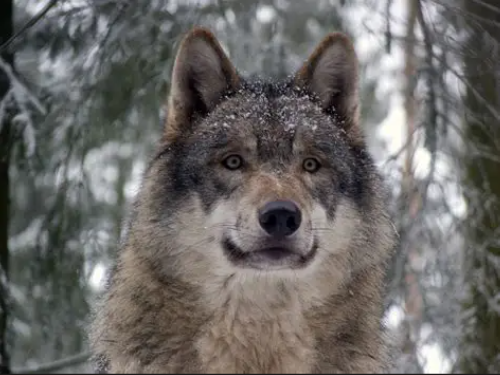
#> input picture img4.png, 500 x 375 px
$ jupyter execute Exp3.ipynb
#> lines starting #> are read from the running program, lines starting #| are printed output that depends on the picture
[cell 1]
#Import the required libraries: OpenCV, NumPy, and Matplotlib.

[cell 2]
import cv2
import numpy as np
import matplotlib.pyplot as plt

[cell 3]
gray = cv2.imread('img4.png', cv2.IMREAD_GRAYSCALE)
#> gray: shape (375, 500); min 0, max 255, mean 105.4

[cell 4]
### Step 3:
#Display the grayscale image and plot its histogram.

[cell 5]
plt.figure(figsize=(10, 4))

plt.subplot(1, 2, 1)
plt.imshow(gray, cmap='gray')
plt.title('Grayscale Image')
plt.axis('off')

plt.subplot(1, 2, 2)
plt.hist(gray.ravel(), 256, [0, 256])
plt.title('Grayscale Histogram')

plt.show()
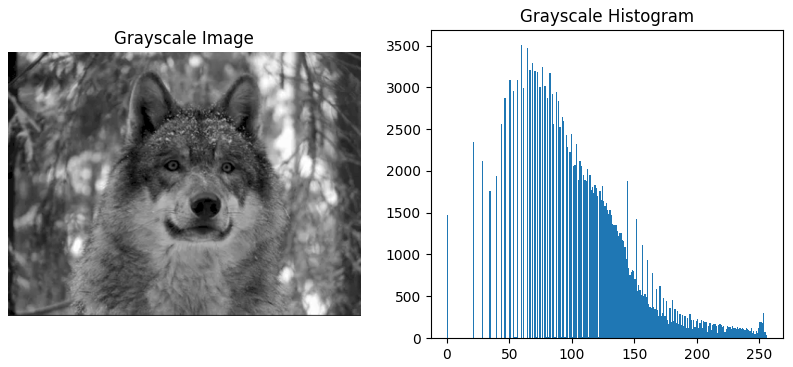
#> figure drawn by matplotlib, 2 panels; panel 2: tallest bar 3511 high, from x = 59 to 60

[cell 6]
equalized = cv2.equalizeHist(gray)
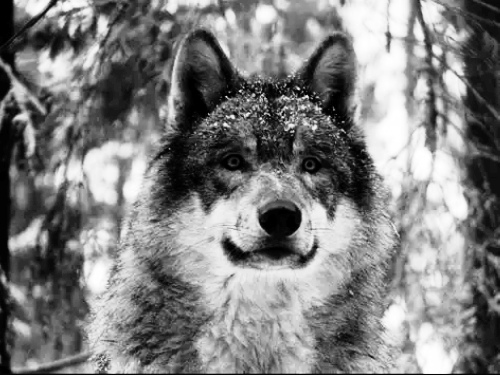
#> equalized: shape (375, 500); min 0, max 255, mean 127.9

[cell 7]
#Display original grayscale image, its histogram, enhanced image, and its histogram using a 2 × 2 grid.

plt.figure(figsize=(10, 8))

plt.subplot(2, 2, 1)
plt.imshow(gray, cmap='gray')
plt.title('Original Grayscale Image')
plt.axis('off')

plt.subplot(2, 2, 2)
plt.hist(gray.ravel(), 256, [0, 256])
plt.title('Original Histogram')

plt.subplot(2, 2, 3)
plt.imshow(equalized, cmap='gray')
plt.title('Equalized Grayscale Image')
plt.axis('off')

plt.subplot(2, 2, 4)
plt.hist(equalized.ravel(), 256, [0, 256])
plt.title('Equalized Histogram')

plt.tight_layout()
plt.show()
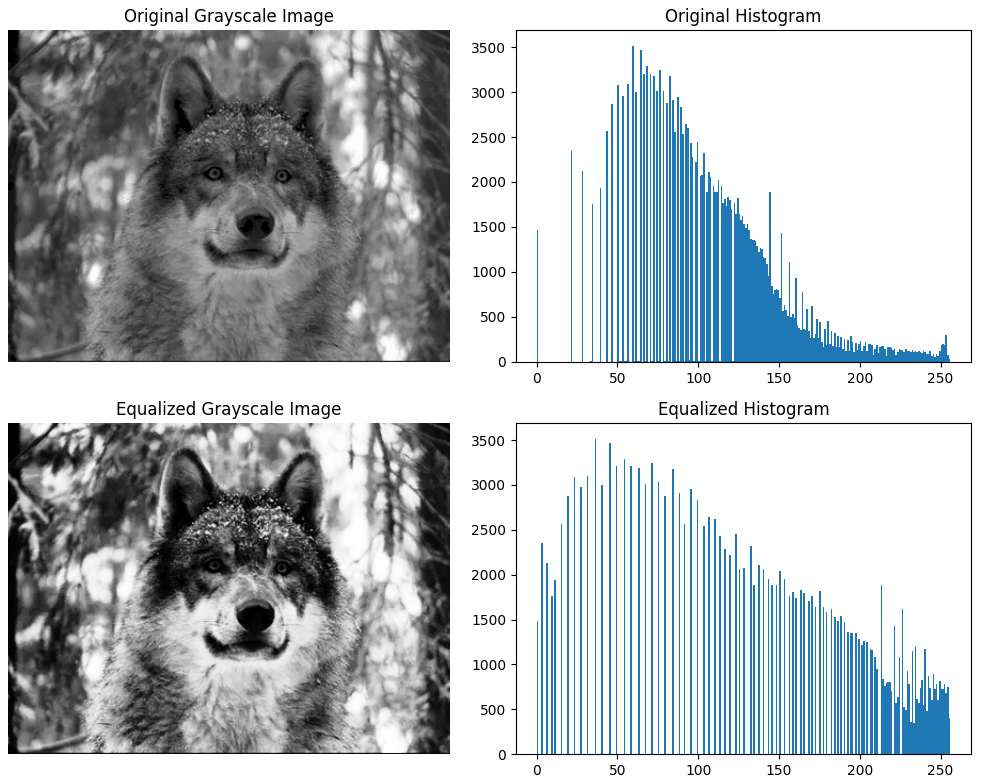
#> figure drawn by matplotlib, 4 panels; panel 2: tallest bar 3511 high, from x = 59 to 60; panel 4: tallest bar 3516 high, from x = 36 to 37

[cell 8]
#Read the same image in color format.

img = cv2.imread('img4.png')
#> img is the input picture: shape (375, 500, 3); mean B, G, R 102.3, 104.8, 107.4

plt.imshow(cv2.cvtColor(img, cv2.COLOR_BGR2RGB))
plt.title('Original Color Image')
plt.axis('off')
plt.show()

[cell 9]
#Split the image into B, G, R channels and plot their histograms.
b, g, r = cv2.split(img)
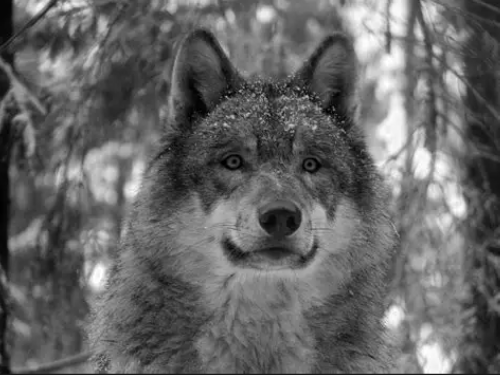
#> b: shape (375, 500); min 0, max 255, mean 102.3
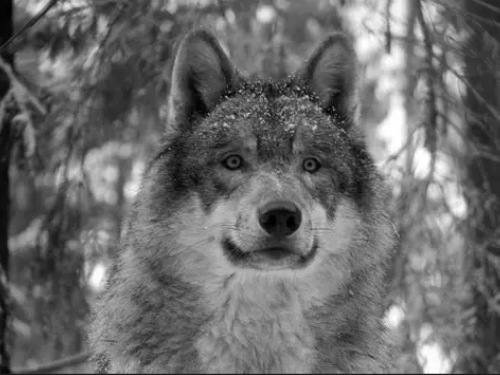
#> r: shape (375, 500); min 0, max 255, mean 107.4

plt.figure(figsize=(8, 5))

plt.hist(b.ravel(), 256, [0, 256], color='blue', label='Blue')
plt.hist(g.ravel(), 256, [0, 256], color='green', label='Green')
plt.hist(r.ravel(), 256, [0, 256], color='red', label='Red')

plt.title('BGR Histogram')
plt.xlabel('Pixel Intensity')
plt.ylabel('Frequency')
plt.legend()
plt.show()
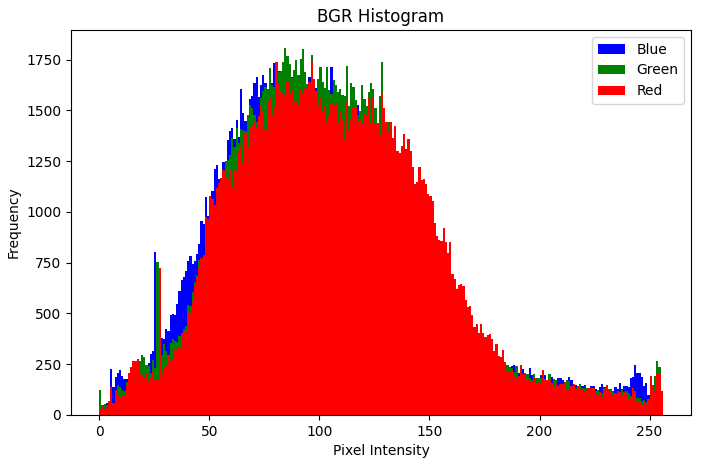
#> figure drawn by matplotlib, 1 panel; tallest bar 1739 high, from x = 80 to 81; tallest bar 1805 high, from x = 84 to 85; tallest bar 1744 high, from x = 96 to 97

[cell 10]
#Convert the image from BGR to HSV color space.

hsv = cv2.cvtColor(img, cv2.COLOR_BGR2HSV)
#> hsv: shape (375, 500, 3); mean H, S, V 65.3, 29.2, 110.4

h, s, v = cv2.split(hsv)
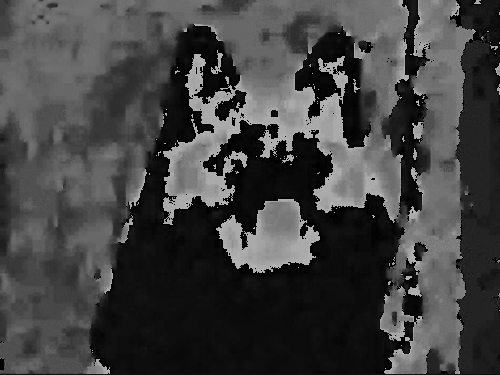
#> h: shape (375, 500); min 0, max 179, mean 65.3
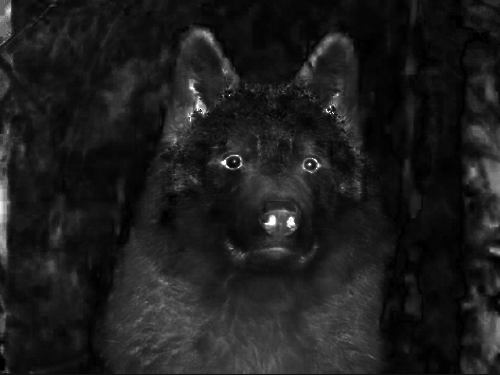
#> s: shape (375, 500); min 0, max 255, mean 29.2

[cell 11]
#Apply histogram equalization on the V (Value) channel.

v_equalized = cv2.equalizeHist(v)

[cell 12]
#Merge the channels and convert the image back to BGR format.

hsv_equalized = cv2.merge((h, s, v_equalized))
#> hsv_equalized: shape (375, 500, 3); mean H, S, V 65.3, 29.2, 128.3

enhanced = cv2.cvtColor(hsv_equalized, cv2.COLOR_HSV2BGR)
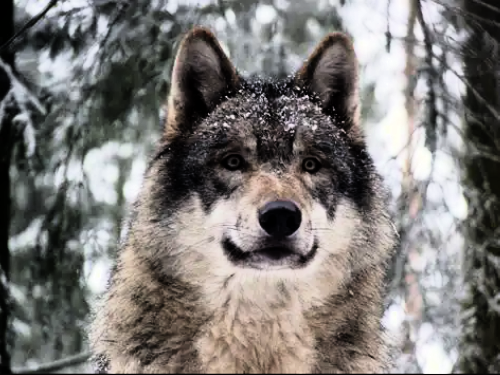
#> enhanced: shape (375, 500, 3); mean B, G, R 119.1, 121.6, 125

[cell 13]
#Display original color image, histogram, enhanced image, and enhanced histogram using a 2 × 2 grid.

plt.figure(figsize=(12, 8))

plt.subplot(2, 2, 1)
plt.imshow(cv2.cvtColor(img, cv2.COLOR_BGR2RGB))
plt.title('Original Color Image')
plt.axis('off')

plt.subplot(2, 2, 2)
for channel, color, name in zip(cv2.split(img),
                                 ['blue', 'green', 'red'],
                                 ['Blue', 'Green', 'Red']):
    hist = cv2.calcHist([img], [ [ 'Blue', 'Green', 'Red' ].index(name) ],
                        None, [256], [0, 256])
    plt.plot(hist, color=color, label=name)
#> this loop made 3 passes
#> (color, name) on passes 1 to 3: ('blue', 'Blue'), ('green', 'Green'), ('red', 'Red')

plt.title('Original Color Histogram')
plt.legend()

plt.subplot(2, 2, 3)
plt.imshow(cv2.cvtColor(enhanced, cv2.COLOR_BGR2RGB))
plt.title('Enhanced Color Image')
plt.axis('off')

plt.subplot(2, 2, 4)
for i, color in enumerate(['blue', 'green', 'red']):
    hist = cv2.calcHist([enhanced], [i], None, [256], [0, 256])
    plt.plot(hist, color=color, label=color.capitalize())

plt.title('Enhanced Color Histogram')
plt.legend()

plt.tight_layout()
plt.show()
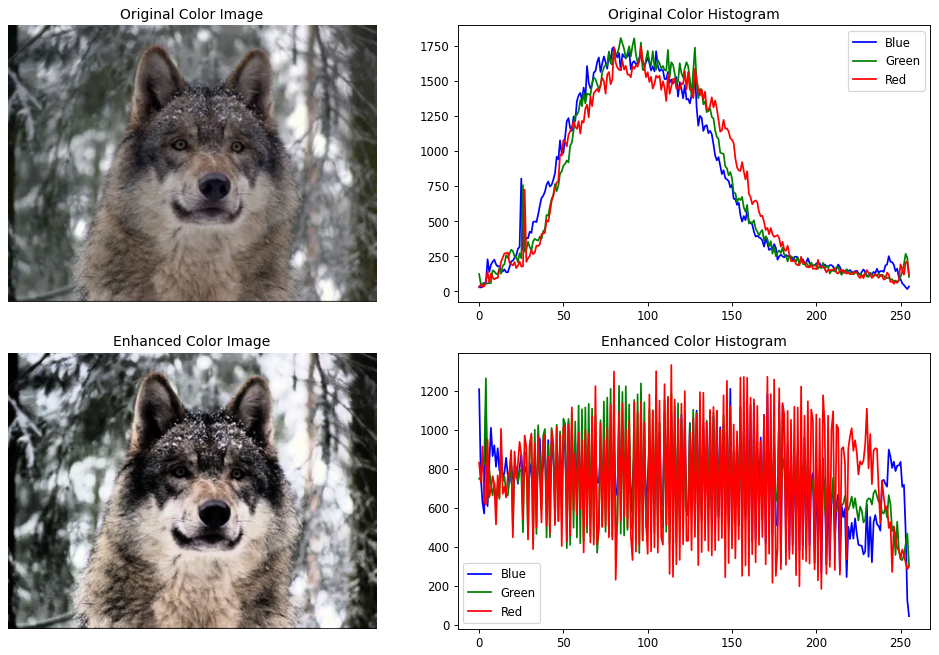
#> figure drawn by matplotlib, 4 panels; panel 2: curve peaks at x = 80, y = 1739; panel 2: curve peaks at x = 84, y = 1805; panel 2: curve peaks at x = 96, y = 1744; panel 4: curve peaks at x = 149, y = 1210
